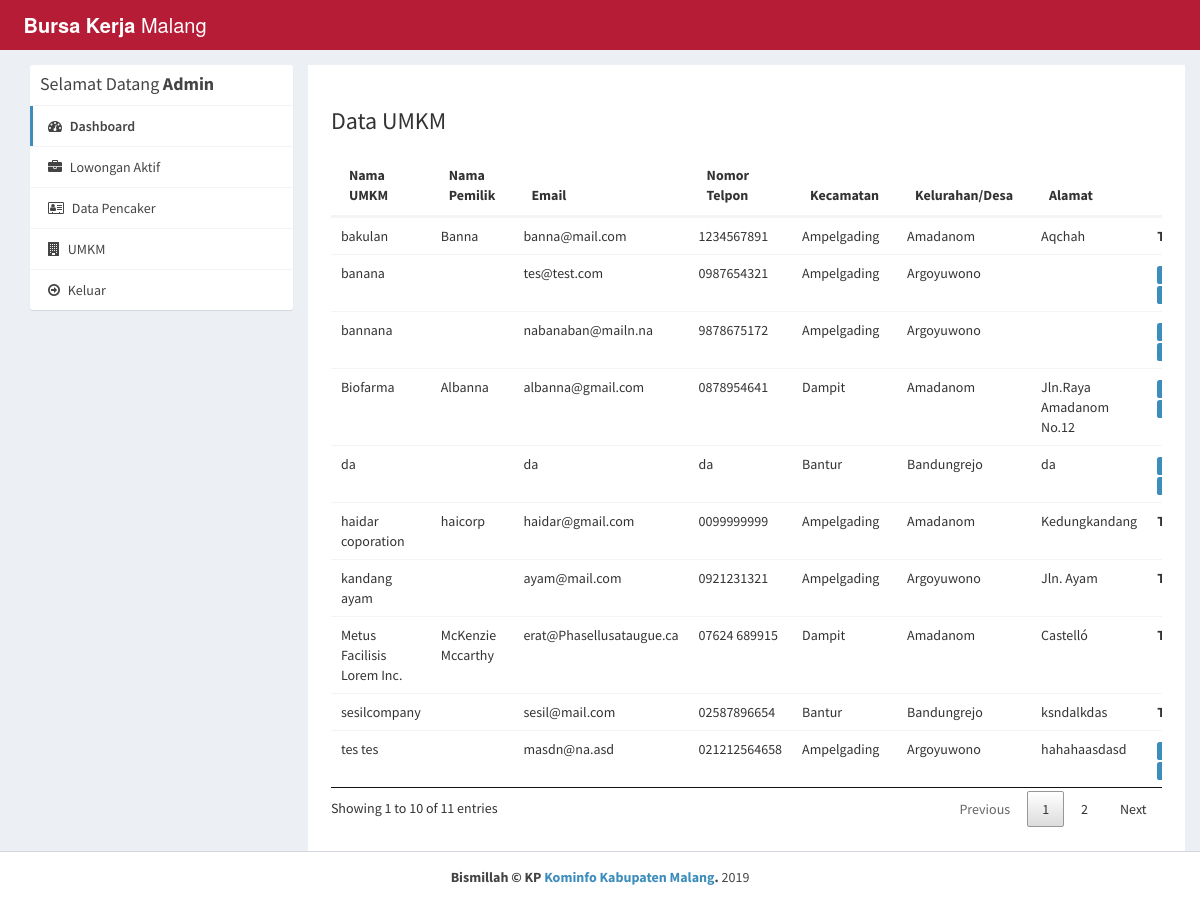
Page /dashboard/admin_kec/companies.php (signed in) on the committed database.
### tables this page shows
CREATE TABLE `company` (
  `id_company` int(11) NOT NULL,
  `name` varchar(255) NOT NULL,
  `companyname` varchar(255) NOT NULL,
  `kecamatan` varchar(255) NOT NULL,
  `kelurahan_desa` varchar(255) NOT NULL,
  `alamat` varchar(255) NOT NULL,
  `contactno` varchar(255) NOT NULL,
  `website` varchar(255) NOT NULL,
  `email` varchar(255) NOT NULL,
  `password` varchar(255) NOT NULL,
  `aboutme` varchar(255) DEFAULT NULL,
  `logo` varchar(255) NOT NULL,
  `createdAt` timestamp NOT NULL DEFAULT CURRENT_TIMESTAMP,
  `active` int(11) NOT NULL DEFAULT '2',
  `id_pengusaha` int(11) NOT NULL
);

### dashboard/admin_kec/companies.php (the view, shortened to what this page needs)
<?php
require_once("../../landingpage/db.php");
?>
<!DOCTYPE html>
<html>
<head>
  <link rel="stylesheet" href="../../css/style1.css">
  <link rel="stylesheet" href="https://cdnjs.cloudflare.com/ajax/libs/font-awesome/4.7.0/css/font-awesome.min.css">
  <link rel="stylesheet" href="https://cdnjs.cloudflare.com/ajax/libs/ionicons/2.0.1/css/ionicons.min.css">
  <link rel="stylesheet" href="../../css/style4.css">
  <link rel="stylesheet" href="../../css/AdminLTE.min.css">
  <link rel="stylesheet" href="../../css/_all-skins.min.css">
  <link rel="stylesheet" href="../../css/custom.css">
</head>
<body class="hold-transition skin-green sidebar-mini">
<div class="wrapper">
  <header class="main-header">
    <a href="index.php" class="logo logo-bg">
      <span class="logo-lg"><b>Bursa Kerja</b> Malang</span>
    </a>
    <nav class="navbar navbar-static-top">
    </nav>
  </header>
  <div class="content-wrapper" style="margin-left: 0px;">
    <section id="candidates" class="content-header">
      <div class="container">
        <div class="row">
          <div class="col-md-3">
            <div class="box box-solid">
              <div class="box-header with-border">
              <h3 class="box-title">Selamat Datang  <b> Admin</b></h3>
              </div>
              <div class="box-body no-padding">
                <ul class="nav nav-pills nav-stacked">
                <li class="active"><a href="dashboard.php"><i class="fa fa-dashboard"></i> Dashboard</a></li>
                  <li><a href="active-jobs.php"><i class="fa fa-briefcase"></i> Lowongan Aktif</a></li>
                  <li><a href="applications.php"><i class="fa fa-address-card-o"></i> Data Pencaker</a></li>
                  <li><a href="companies.php"><i class="fa fa-building"></i> UMKM</a></li>
                  <li><a href="../../landingpage/logout.php"><i class="fa fa-arrow-circle-o-right"></i> Keluar</a></li>
                </ul>
              </div>
            </div>
          </div>
          <div class="col-md-9 bg-white padding-2">
            <h3>Data UMKM</h3>
            <div class="row margin-top-20">
              <div class="col-md-12">
                <div class="box-body table-responsive no-padding">
                  <table id="example2" class="table table-hover">
                    <thead>
                      <th>Nama UMKM</th>
                      <th>Nama Pemilik</th>
                      <th>Email</th>
                      <th>Nomor Telpon</th>
                      <th>Kecamatan</th>
                      <th>Kelurahan/Desa</th>
                      <th>Alamat</th>
                      <th>Status</th>
                    </thead>
                    <tbody>
                      <?php
                      $sql = "SELECT * FROM company";
                      $result = $conn->query($sql);
                      if($result->num_rows > 0) {
                        while($row = $result->fetch_assoc()) {
                      ?>
                      <tr>
                        <td><?php echo $row['companyname']; ?></td>
                        <td><?php echo $row['name']; ?></td>
                        <td><?php echo $row['email']; ?></td>
                        <td><?php echo $row['contactno']; ?></td>
                        <td><?php echo $row['kecamatan']; ?></td>
                        <td><?php echo $row['kelurahan_desa']; ?></td>
                        <td><?php echo $row['alamat']; ?></td>
                        <td>
                        <?php
                          if($row['active'] == '1') {
                            echo "<strong>Terverifikasi</strong>";
                          } else if($row['active'] == '2') {
                            ?>
                            <a href="reject-company.php?id=<?php echo $row['id_company']; ?>"><span class="label label-primary">Tolak</span></a> <a href="approve-company.php?id=<?php echo $row['id_company']; ?>"><span class="label label-primary">Approve</span></a>
                            <?php
                          } else if ($row['active'] == '3') {
                            ?>
                              <a href="approve-company.php?id=<?php echo $row['id_company']; ?>">Reactivate</a>
                            <?php
                          } else if($row['active'] == '0') {
                            echo "Rejected";
                          }
                        ?>
                        </td>
                      </tr>
                     <?php
                        }
                      }
                    ?>
                    </tbody>
                  </table>
                </div>
              </div>
            </div>
          </div>
        </div>
      </div>
    </section>
  </div>
  <footer class="main-footer" style="margin-left: 0px;">
    <div class="text-center">
    <strong>Bismillah &copy; KP <a href="http://kominfo.malangkab.go.id/">Kominfo Kabupaten Malang</a>.</strong> 2019
    </div>
  </footer>
</div>
</body>
</html>

### css/style4.css (style rules this page uses)
table.dataTable { width:100%;margin:0 auto;clear:both;border-collapse:separate;border-spacing:0 }
table.dataTable thead th,table.dataTable tfoot th { font-weight:bold }
table.dataTable thead th,table.dataTable thead td { padding:10px 18px;border-bottom:1px solid #111 }
table.dataTable thead .sorting,table.dataTable thead .sorting_asc,table.dataTable thead .sorting_desc,table.dataTable thead .sorting_asc_disabled,table.dataTable thead .sorting_desc_disabled { cursor:pointer;*cursor:hand }
table.dataTable thead .sorting,table.dataTable thead .sorting_asc,table.dataTable thead .sorting_desc,table.dataTable thead .sorting_asc_disabled,table.dataTable thead .sorting_desc_disabled { background-repeat:no-repeat;background-position:center right }
table.dataTable thead .sorting { background-image:url("../images/sort_both.png") }
table.dataTable thead .sorting_asc { background-image:url("../images/sort_asc.png") }
table.dataTable tbody tr { background-color:#ffffff }
table.dataTable tbody th,table.dataTable tbody td { padding:8px 10px }
table.dataTable.no-footer { border-bottom:1px solid #111 }
table.dataTable,table.dataTable th,table.dataTable td { -webkit-box-sizing:content-box;box-sizing:content-box }

### css/custom.css (style rules this page uses)
.logo-bg { background-color: rgb(182, 28, 54) !important; }
.margin-top-20 { margin-top: 20px; }
.padding-2 { padding: 2%; }
.bg-white { background-color: #fff; }

### rows in the picture
company: companyname "Metus Facilisis Lorem Inc.", name "McKenzie Mccarthy", email "erat@Phasellusataugue.ca", contactno "07624 689915", kecamatan "Dampit", kelurahan_desa "Amadanom", alamat "Castelló"
company: companyname "haidar coporation", name "haicorp", email "haidar@gmail.com", contactno "0099999999", kecamatan "Ampelgading", kelurahan_desa "Amadanom", alamat "Kedungkandang"
company: companyname "bakulan", name "Banna", email "banna@mail.com", contactno "1234567891", kecamatan "Ampelgading", kelurahan_desa "Amadanom", alamat "Aqchah"
company: companyname "Biofarma", name "Albanna", email "albanna@gmail.com", contactno "0878954641", kecamatan "Dampit", kelurahan_desa "Amadanom", alamat "Jln.Raya Amadanom No.12"
company: companyname "bannana", email "nabanaban@mailn.na", contactno "9878675172", kecamatan "Ampelgading", kelurahan_desa "Argoyuwono"
company: companyname "banana", email "tes@test.com", contactno "0987654321", kecamatan "Ampelgading", kelurahan_desa "Argoyuwono"
company: companyname "sesilcompany", email "sesil@mail.com", contactno "02587896654", kecamatan "Bantur", kelurahan_desa "Bandungrejo", alamat "ksndalkdas"
company: companyname "tes tes", email "masdn@na.asd", contactno "021212564658", kecamatan "Ampelgading", kelurahan_desa "Argoyuwono", alamat "hahahaasdasd"
company: companyname "kandang ayam", email "ayam@mail.com", contactno "0921231321", kecamatan "Ampelgading", kelurahan_desa "Argoyuwono", alamat "Jln. Ayam"
company: companyname "da", email "da", contactno "da", kecamatan "Bantur", kelurahan_desa "Bandungrejo", alamat "da"
